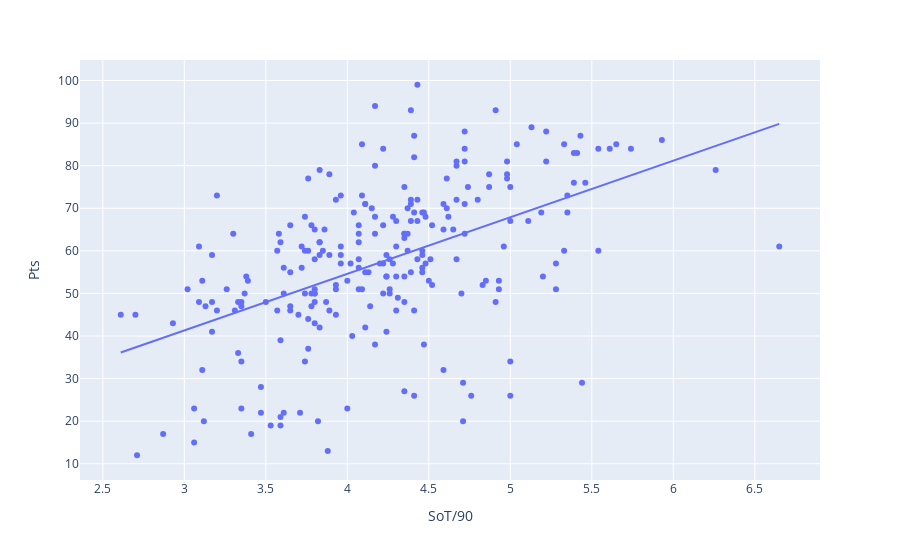

Notebook code for this chart:
### Code cell
fig = px.scatter(overall_df,x='SoT/90',y='Pts',hover_data=['Squad','Rk'],trendline='ols')
fig.show()

### Figure 1 — Plotly figure (JSON) as saved in the notebook; plotly's stock layout.template omitted (floating-point values rounded to 4 significant figures; data arrays with more than 128 entries replaced by an {"elided": "..."} marker saying what was removed)
{"data": [{"customdata": {"elided": "240x2 mixed values"}, "hovertemplate": "SoT/90=%{x}<br>Pts=%{y}<br>Squad=%{customdata[0]}<br>Rk=%{customdata[1]}<extra></extra>", "legendgroup": "", "marker": {"color": "#636efa", "symbol": "circle"}, "mode": "markers", "name": "", "orientation": "v", "showlegend": false, "type": "scatter", "x": {"elided": "240 float values"}, "xaxis": "x", "y": {"elided": "240 int values"}, "yaxis": "y"}, {"hovertemplate": "<b>OLS trendline</b><br>Pts = 13.2935 * SoT/90 + 1.41669<br>R<sup>2</sup>=0.257738<br><br>SoT/90=%{x}<br>Pts=%{y} <b>(trend)</b><extra></extra>", "legendgroup": "", "marker": {"color": "#636efa", "symbol": "circle"}, "mode": "lines", "name": "", "showlegend": false, "type": "scatter", "x": {"elided": "240 float values"}, "xaxis": "x", "y": {"elided": "240 float values"}, "yaxis": "y"}], "layout": {"legend": {"tracegroupgap": 0}, "margin": {"t": 60}, "xaxis": {"anchor": "y", "domain": [0, 1], "title": {"text": "SoT/90"}}, "yaxis": {"anchor": "x", "domain": [0, 1], "title": {"text": "Pts"}}}}
